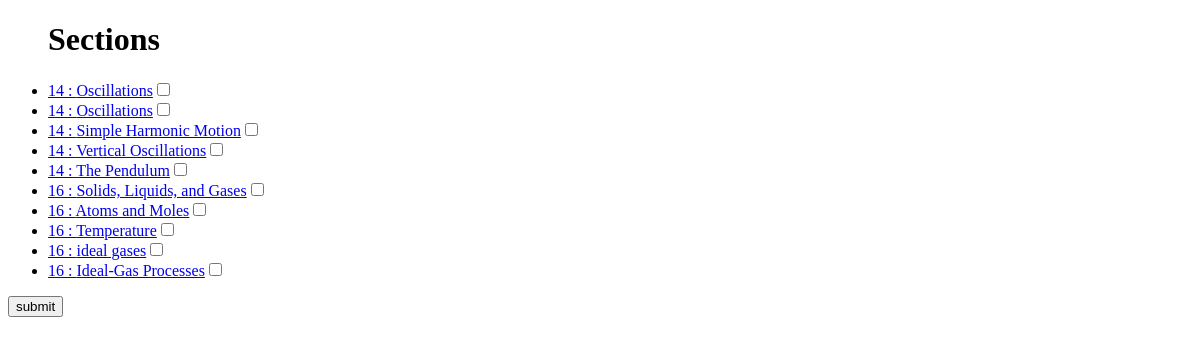
The page /sections/ on the database as committed earlier.
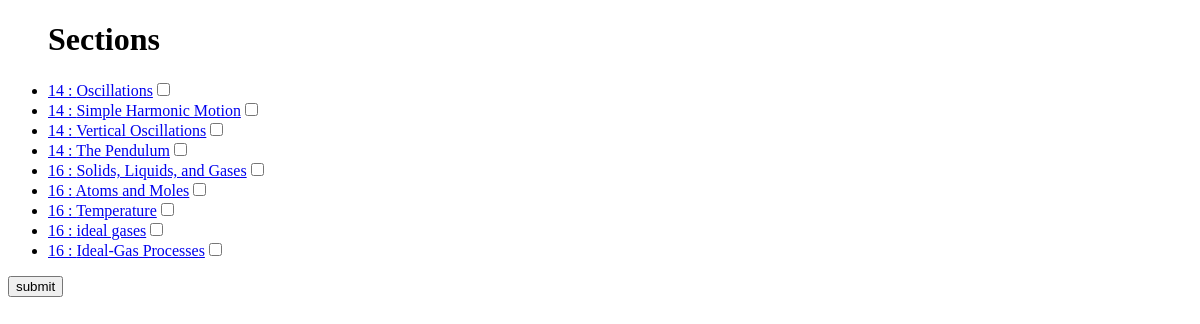
The same page on the database as committed later.
### per/models.py (models this page shows, shortened)
class Section(models.Model):
	name = models.CharField(max_length=100)
	ch_num = models.IntegerField()
	class Meta:
		ordering = ('ch_num',)

### per/views.py (the view)
# urls.py: url(r'^sections/$', views.sections, name='section'),
def sections(request):
    sec_list = Section.objects.order_by('ch_num')
    context = {'sec_list': sec_list}
    return render(request, 'per/sections.html', context)

### per/templates/per/sections.html (shortened to what this page needs)
<!DOCTYPE html>
<html>
	<head>
	{% load staticfiles %}
	</head>
	<body>
	<form action="{% url 'secexclist' %}" choice method="post">
		{% if sec_list %}
    		<ul>
    		<h1>Sections</h1>
    		{% for sec in sec_list %}
        		<li><a href="{% url 'secDetail' sec.id %}">{{ sec.ch_num }} : {{ sec.name }}</a><input type="checkbox" name="choice[]" value={{ sec.id }}></li>
		    {% endfor %}
    		</ul>
		{% else %}
    		<p>No symbols are available.</p>
		{% endif %}
		<input type="submit" value="submit" />
	</form>
	</body>
</html>

Rows that differ between the two databases and show on the page:
removed Section: ch_num "14", name "Oscillations"
